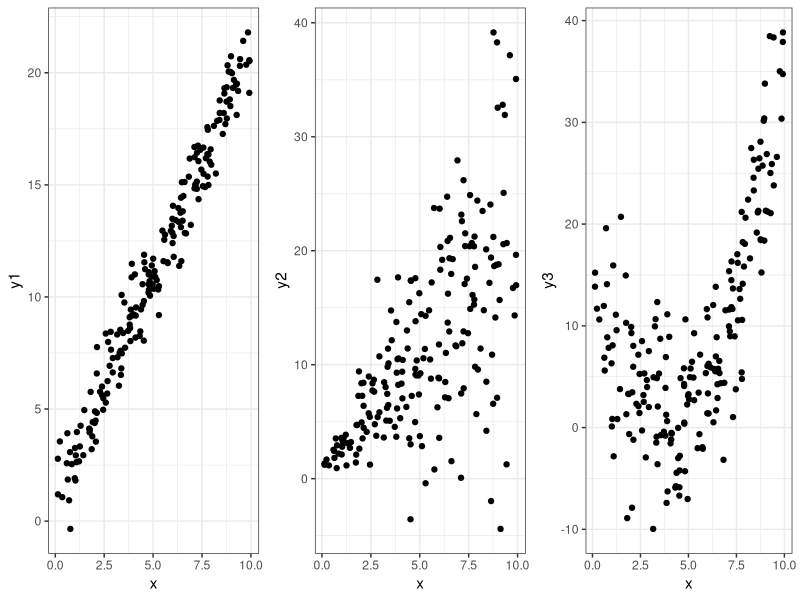
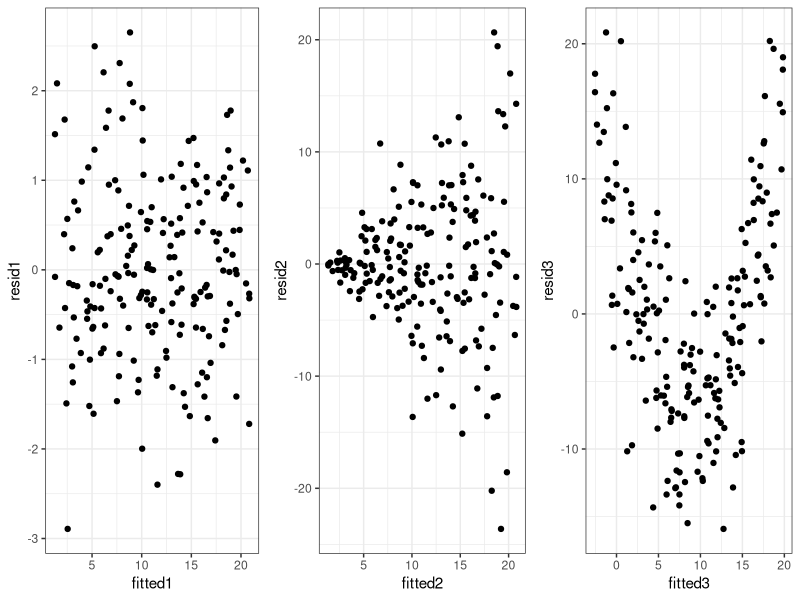
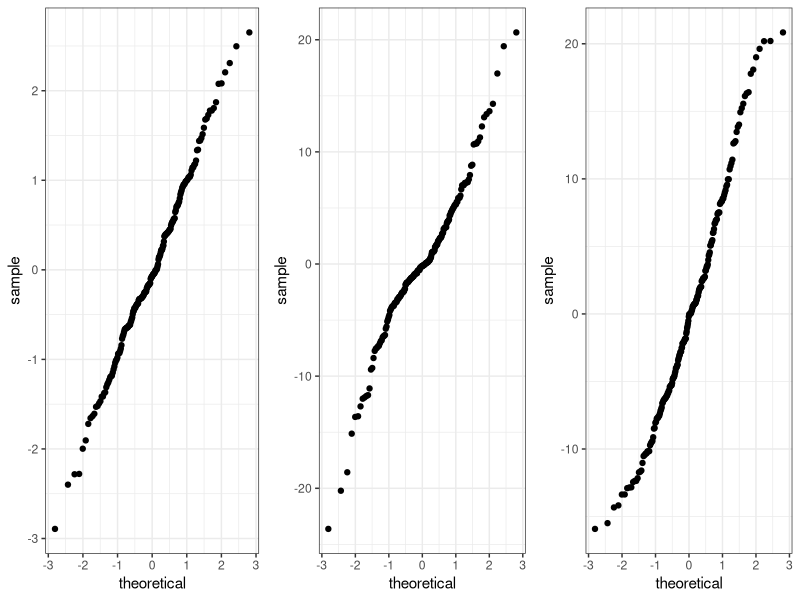
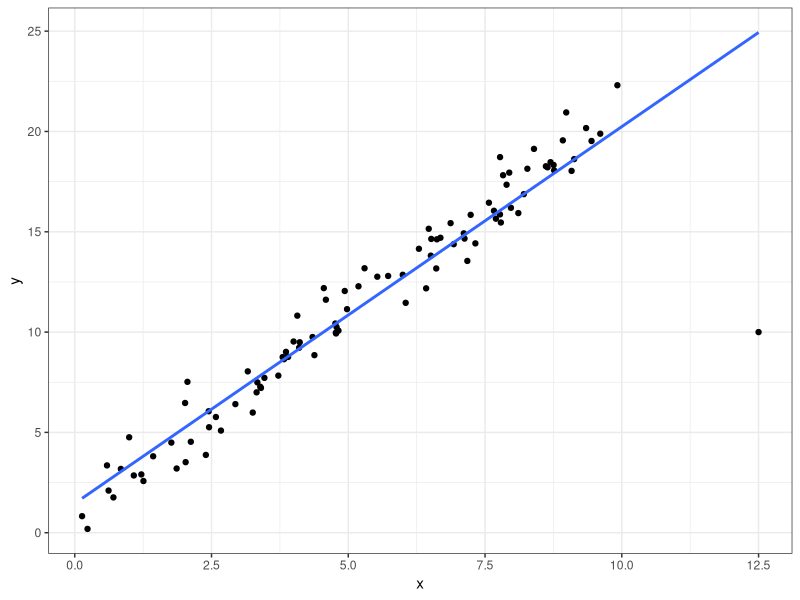
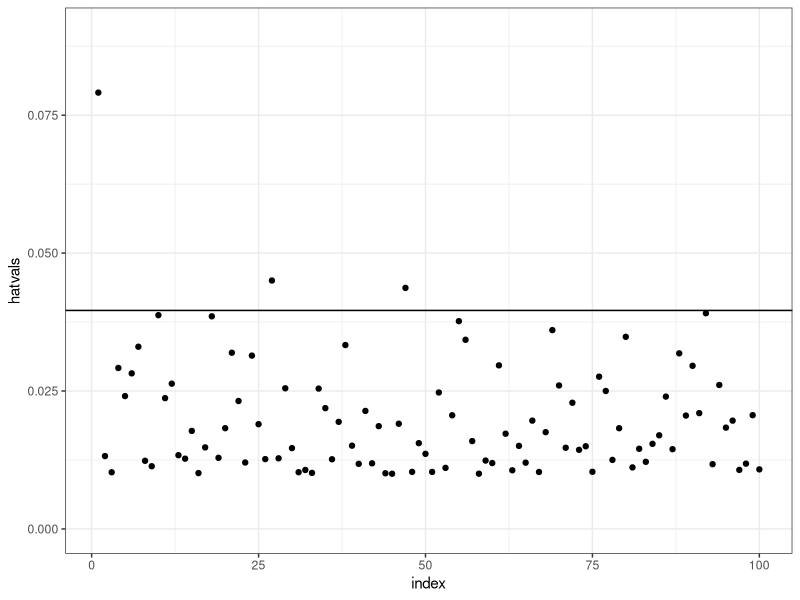
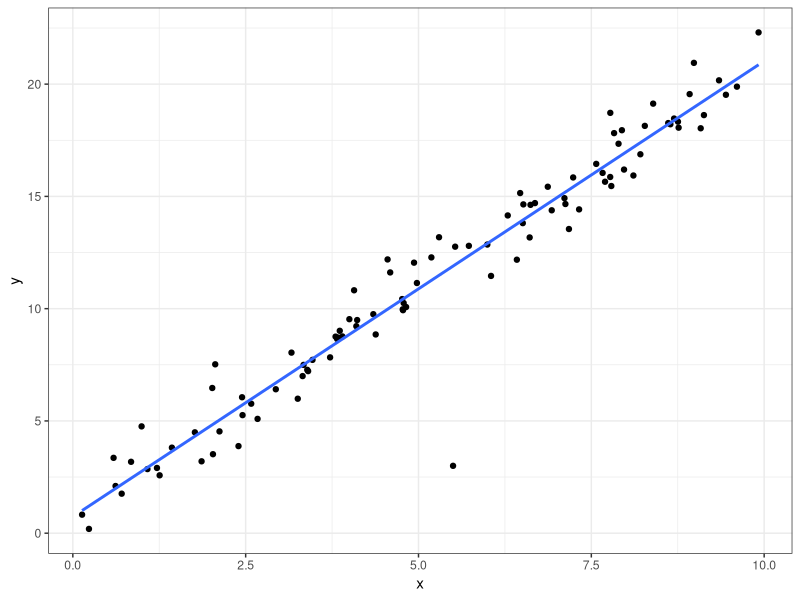
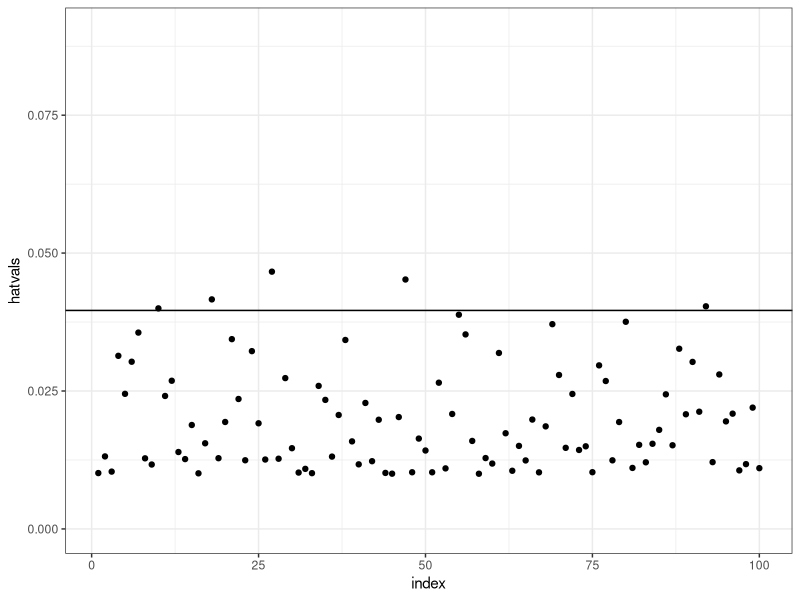
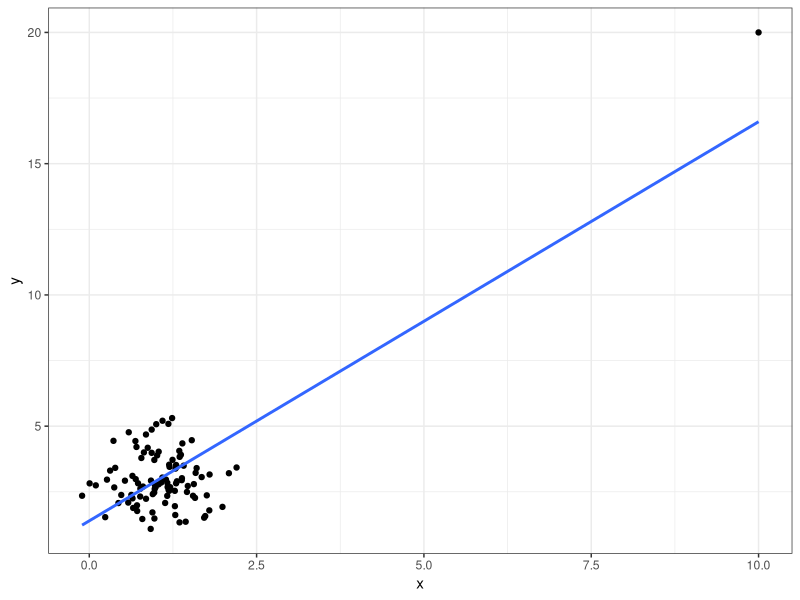

These figures' R source, in order:
####################################################################
# Jeff Goldsmith
# March 3 2016
#
# R code used in P8111 Lecture 13
####################################################################

## clear work space
rm(list = ls())

## load libraries
library(dplyr)
library(ggplot2)
library(gridExtra)


####################################################################
## fit three models with differing error structures; create
## residual and qqplots for each
####################################################################

set.seed(1)

## generate x's and y's
data.example = data.frame(x = runif(200, 0, 10)) %>%
  mutate(y1 = 1+2*x + rnorm(200),
         y2 = 1+2*x + rnorm(200) * x,
         y3 = 1+(x-4)^2 + rnorm(200, mean = 0, sd = 5)) %>%
  arrange(x)

## fit models
fit1 = lm(y1~x, data = data.example)
fit2 = lm(y2~x, data = data.example)
fit3 = lm(y3~x, data = data.example)

## save fitted values and residuals
data.example = data.example %>%
  mutate(fitted1 = fitted(fit1), resid1 = resid(fit1),
         fitted2 = fitted(fit2), resid2 = resid(fit2),
         fitted3 = fitted(fit3), resid3 = resid(fit3))

## plot data
p = list()

p[[1]] = ggplot(data.example, aes(x = x, y = y1)) + geom_point() + theme_bw()
p[[2]] = ggplot(data.example, aes(x = x, y = y2)) + geom_point() + theme_bw()
p[[3]] = ggplot(data.example, aes(x = x, y = y3)) + geom_point() + theme_bw()

grid.arrange(p[[1]], p[[2]], p[[3]], nrow = 1, ncol = 3)

## plot residuals against fitted values
p = list()

p[[1]] = ggplot(data.example, aes(x = fitted1, y = resid1)) + geom_point() + theme_bw()
p[[2]] = ggplot(data.example, aes(x = fitted2, y = resid2)) + geom_point() + theme_bw()
p[[3]] = ggplot(data.example, aes(x = fitted3, y = resid3)) + geom_point() + theme_bw()

grid.arrange(p[[1]], p[[2]], p[[3]], nrow = 1, ncol = 3)

## qqplot
p = list()

p[[1]] = ggplot(data.example, aes(sample = resid1)) + stat_qq() + theme_bw()
p[[2]] = ggplot(data.example, aes(sample = resid2)) + stat_qq() + theme_bw()
p[[3]] = ggplot(data.example, aes(sample = resid3)) + stat_qq() + theme_bw()

grid.arrange(p[[1]], p[[2]], p[[3]], nrow = 1, ncol = 3)



####################################################################
## leverage plots 1
####################################################################

set.seed(1)

data.example = data.frame(x = runif(100, 0, 10)) %>%
  mutate(y = 1+2*x + rnorm(100)) %>%
  mutate(x = replace(x, 1, 12.5), 
         y = replace(y, 1, 10))

fit = lm(y~x, data = data.example)

ggplot(data.example, aes(x=x, y=y)) + geom_point() + 
  stat_smooth(method = "lm", se = FALSE) + theme_bw()

## plot hat values
data.example = mutate(data.example,
                      hatvals = hatvalues(fit),
                      index = seq_along(hatvals))

ggplot(data.example, aes(x=index, y=hatvals)) + geom_point() + 
  ylim(0,0.09) + geom_hline(yintercept = 2*2/101) + 
  theme_bw()


####################################################################
## leverage plots 2
####################################################################

set.seed(1)

data.example = data.frame(x = runif(100, 0, 10)) %>%
  mutate(y = 1+2*x + rnorm(100)) %>%
  mutate(x = replace(x, 1, 5.5), 
         y = replace(y, 1, 3))

fit = lm(y~x, data = data.example)

ggplot(data.example, aes(x=x, y=y)) + geom_point() + 
  stat_smooth(method = "lm", se = FALSE) + theme_bw()

## plot hat values
data.example = mutate(data.example,
                      hatvals = hatvalues(fit),
                      index = seq_along(hatvals))

ggplot(data.example, aes(x=index, y=hatvals)) + geom_point() + 
  ylim(0,0.09) + geom_hline(yintercept = 2*2/101) + 
  theme_bw()


####################################################################
## leverage plots 3
####################################################################

set.seed(1)

data.example = data.frame(x = rnorm(100, 1, .5)) %>%
  mutate(y = 3 + rnorm(100)) %>%
  mutate(x = replace(x, 1, 10), 
         y = replace(y, 1, 20))

fit = lm(y~x, data = data.example)

ggplot(data.example, aes(x=x, y=y)) + geom_point() + 
  stat_smooth(method = "lm", se = FALSE) + theme_bw()

## plot hat values
data.example = mutate(data.example,
                      hatvals = hatvalues(fit),
                      index = seq_along(hatvals))

ggplot(data.example, aes(x=index, y=hatvals)) + geom_point() + 
  geom_hline(yintercept = 2*2/101) + 
  theme_bw()


####################################################################
## cook's distance
####################################################################

## plot hat values
data.example = mutate(data.example,
                      cooks = cooks.distance(fit),
                      index = seq_along(cooks))

ggplot(data.example, aes(x=index, y=cooks)) + geom_point() + 
  geom_hline(yintercept = 2*2/101) + 
  theme_bw()


####################################################################
####################################################################
####################################################################
####################################################################
####################################################################
####################################################################